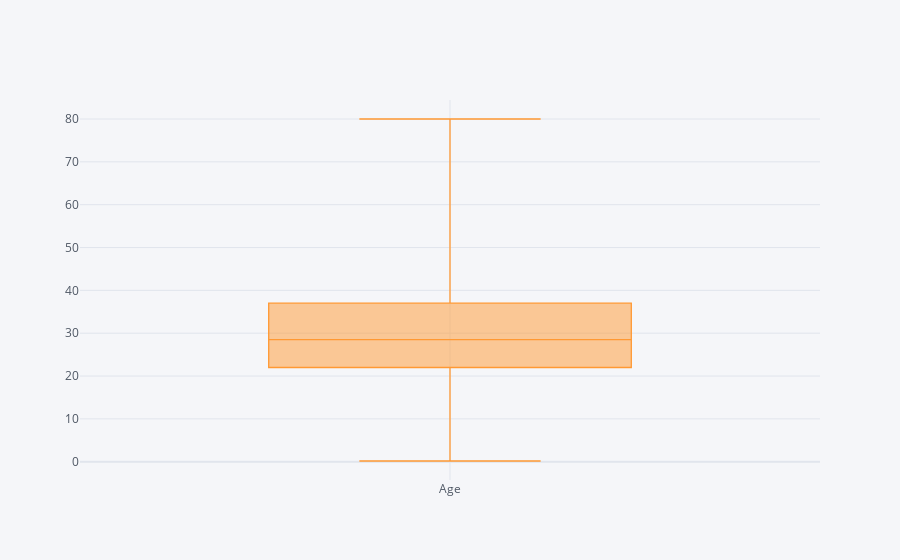

This figure's notebook cell:
### Markdown cell above
cufflinks way:

### Code cell
titanic['Age'].iplot(kind='box')

### Figure 1 — Plotly figure (JSON) as saved in the notebook; plotly's stock layout.template omitted (floating-point values rounded to 4 significant figures; data arrays with more than 128 entries replaced by an {"elided": "..."} marker saying what was removed)
{"data": [{"boxpoints": false, "line": {"width": 1.3}, "marker": {"color": "rgba(255, 153, 51, 1.0)"}, "name": "Age", "orientation": "v", "type": "box", "y": {"elided": "1309 float values"}}], "layout": {"legend": {"bgcolor": "#F5F6F9", "font": {"color": "#4D5663"}}, "paper_bgcolor": "#F5F6F9", "plot_bgcolor": "#F5F6F9", "title": {"font": {"color": "#4D5663"}}, "xaxis": {"gridcolor": "#E1E5ED", "showgrid": true, "tickfont": {"color": "#4D5663"}, "title": {"font": {"color": "#4D5663"}, "text": ""}, "zerolinecolor": "#E1E5ED"}, "yaxis": {"gridcolor": "#E1E5ED", "showgrid": true, "tickfont": {"color": "#4D5663"}, "title": {"font": {"color": "#4D5663"}, "text": ""}, "zerolinecolor": "#E1E5ED"}}}
